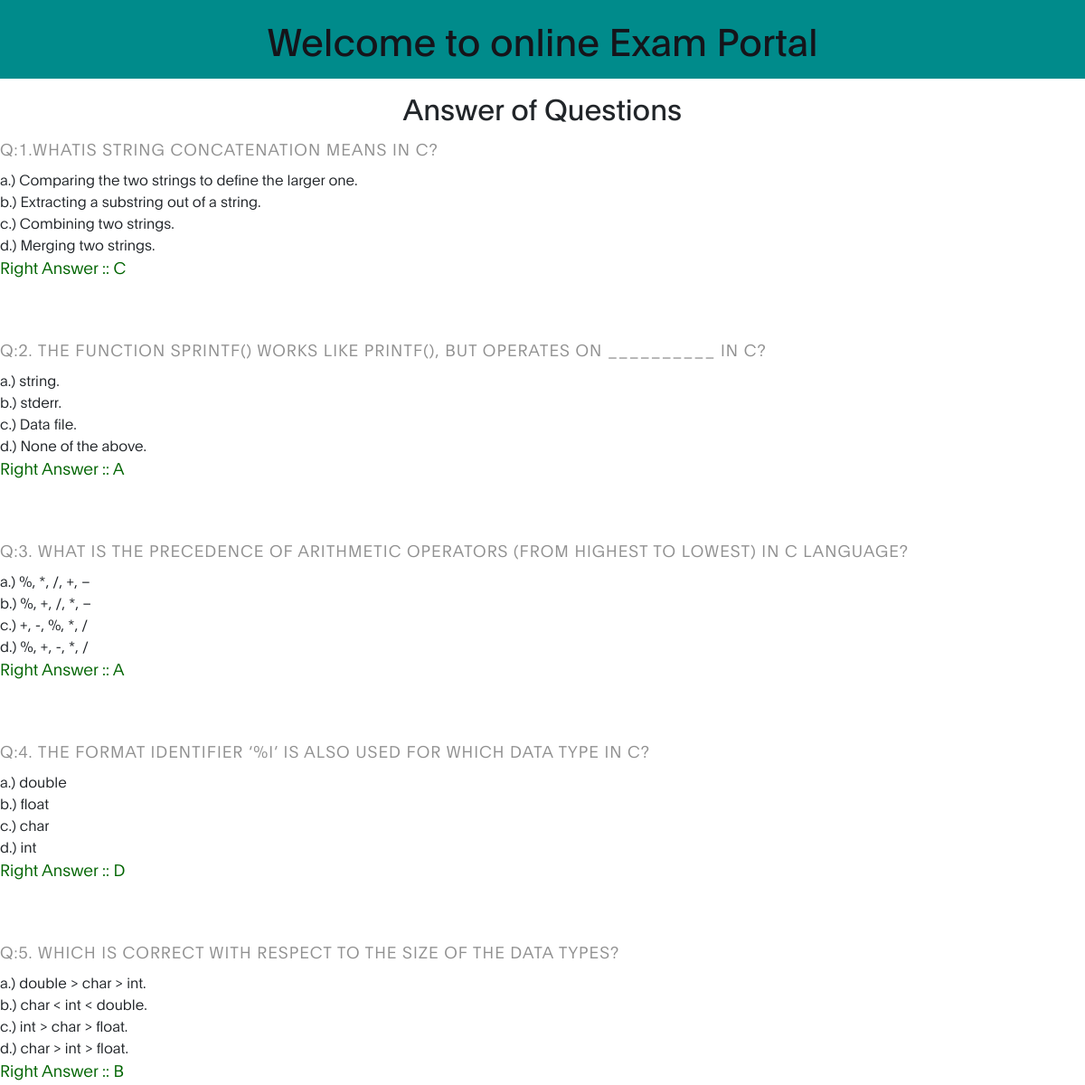
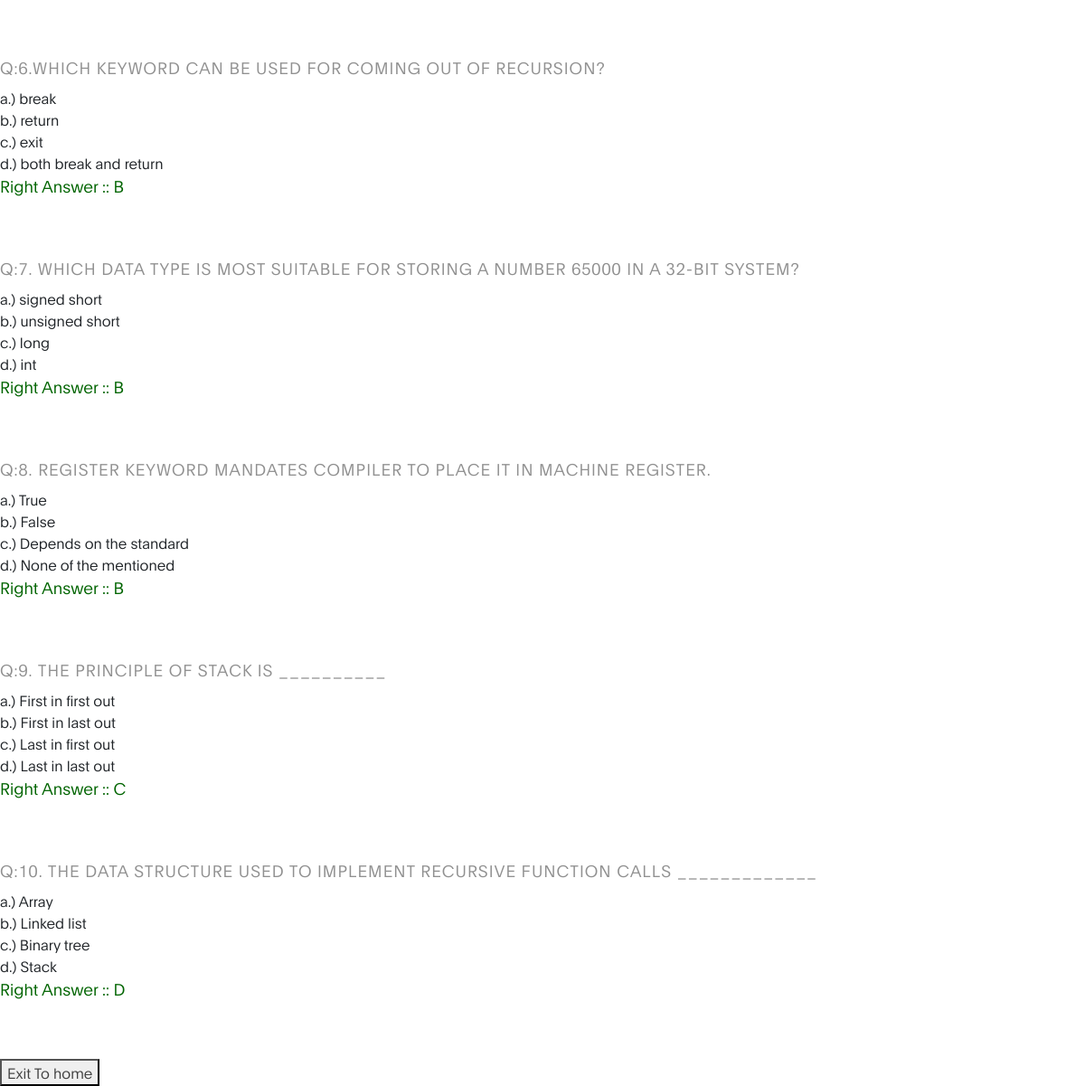
The page /result on the database its author committed (2 pictures, top to bottom).
### app/models.py (models this page shows, shortened)
class Question(models.Model):
    id = models.AutoField(primary_key=True, unique=True)
    exam_name = models.ForeignKey(Exams, on_delete=models.CASCADE)
    marks = models.PositiveIntegerField(default=0)
    question = models.TextField(max_length=500)
    option1 = models.CharField(max_length=100)
    option2 = models.CharField(max_length=100)
    option3 = models.CharField(max_length=100)
    option4 = models.CharField(max_length=100)
    choose = (('A', 'option1'), ('B', 'option2'), ('C', 'option3'), ('D', 'option4'))
    answer = models.CharField(max_length=1, choices=choose)

### app/views.py (the view)
# urls.py: path('result',views.result,name ='result'),
def result(request):
    exam = Exams.objects.all()
    ques = Question.objects.all()
    return render (request ,'result.html',{'exam' : exam , 'ques' : ques })

### templates/result.html (shortened to what this page needs)
{% load static %}
<!DOCTYPE html>
<html lang="en">
<head>
     <link rel="stylesheet" href="{% static 'css/bootstrap.min.css'%}">
     <link rel="stylesheet" href="{% static 'css/font-awesome.min.css' %}">
     <link rel="stylesheet" href="{% static 'css/aos.css' %}">
     <link rel="stylesheet" href="{% static 'css/owl.carousel.min.css' %}">
     <link rel="stylesheet" href="{% static 'css/owl.theme.default.min.css' %}">
     <link rel="stylesheet" href=" {% static 'css/templatemo-digital-trend.css' %}">
</head>
<body>
    <h1>Welcome to online Exam Portal</h1>
    <h2 style="text-align: center;">Answer of Questions</h2>
    {% for que in ques %}
     <h4>Q:{{que.question}}</h4>
     <form>
        a.) {{que.option1}} <br>
        b.) {{que.option2}} <br>
        c.) {{que.option3}} <br>
        d.) {{que.option4}} <br>
     </form>
     <p>Right Answer :: {{que.answer}}</p>
    <br>
    <br>
    {% endfor %}
    <button> <a href="home"> Exit To home </a>
    </button>
</body>
</html>

### static/css/templatemo-digital-trend.css (style rules this page uses)
:root { --primary-color: #057a8d; --secondary-color: #f1c111; --white-color: #ffffff; --dark-color: #171819; --project-bg: #f0f8ff; --menu-bg: #0c8195; --title-color: #15141a; --gray-color: #909090; --link-color: #404040; --p-color: #666262; --base-font-family: 'Plain-Light', sans-serif; --title-font-family: 'Plain-Regular', sans-serif; --font-bold-family: 'Plain-Bold', sans-serif; --font-weight-bold: bold; --h1-font-size: 42px; --h2-font-size: 32px; --h3-font-size: 24px; --p-font-size: 18px; --base-font-size: 16px; --menu-font-size: 14px; --border-radius-large: 100px; --border-radius-small: 5px; }
body { background: var(--white-color); font-family: var(--base-font-family); }
h1,h2,h3,h4,h5,h6 { font-family: var(--title-font-family); line-height: inherit; }
h1 { color: var(--title-color); font-size: var(--h1-font-size); }
h2 { font-size: var(--h2-font-size); font-weight: 100; }
h4 { color: var(--gray-color); font-family: var(--base-font-family); font-size: var(--p-font-size); letter-spacing: 1px; text-transform: uppercase; }
p { color: var(--p-color); font-size: var(--p-font-size); line-height: 1.5em; }
* { -webkit-box-sizing: border-box; -moz-box-sizing: border-box; box-sizing: border-box; }
*::before, *::after { -webkit-box-sizing: border-box; -moz-box-sizing: border-box; box-sizing: border-box; }
a { color: var(--link-color); font-weight: normal; text-decoration: none; }

### templates/result.html (style rules this page uses)
h1 { background-color: darkcyan; text-align: center; padding: 1%; }
p { color: darkgreen; }
button { align-items: center; align-content: center; }

### rows shown on the page
Question: question "1.WHATIS STRING CONCATENATION MEANS IN C?", option1 "Comparing the two strings to define the larger one.", option2 "Extracting a substring out of a string.", option3 "Combining two strings.", option4 "Merging two strings.", answer "C"
Question: question "2. THE FUNCTION SPRINTF() WORKS LIKE PRINTF(), BUT OPERATES ON __________ IN C?", option1 "string.", option2 "stderr.", option3 "Data file.", option4 "None of the above.", answer "A"
Question: question "3. WHAT IS THE PRECEDENCE OF ARITHMETIC OPERATORS (FROM HIGHEST TO LOWEST) IN C LANGUAGE?", option1 "%, *, /, +, –", option2 "%, +, /, *, –", option3 "+, -, %, *, /", option4 "%, +, -, *, /", answer "A"
Question: question "4. THE FORMAT IDENTIFIER ‘%I’ IS ALSO USED FOR WHICH DATA TYPE IN C?", option1 "double", option2 "float", option3 "char", option4 "int", answer "D"
Question: question "5. WHICH IS CORRECT WITH RESPECT TO THE SIZE OF THE DATA TYPES?", option1 "double > char > int.", option2 "char < int < double.", option3 "int > char > float.", option4 "char > int > float.", answer "B"
Question: question "6.WHICH KEYWORD CAN BE USED FOR COMING OUT OF RECURSION?", option1 "break", option2 "return", option3 "exit", option4 "both break and return", answer "B"
Question: question "7. WHICH DATA TYPE IS MOST SUITABLE FOR STORING A NUMBER 65000 IN A 32-BIT SYSTEM?", option1 "signed short", option2 "unsigned short", option3 "long", option4 "int", answer "B"
Question: question "8. REGISTER KEYWORD MANDATES COMPILER TO PLACE IT IN MACHINE REGISTER.", option1 "True", option2 "False", option3 "Depends on the standard", option4 "None of the mentioned", answer "B"
Question: question "9. THE PRINCIPLE OF STACK IS __________", option1 "First in first out", option2 "First in last out", option3 "Last in first out", option4 "Last in last out", answer "C"
Question: question "10. THE DATA STRUCTURE USED TO IMPLEMENT RECURSIVE FUNCTION CALLS _____________", option1 "Array", option2 "Linked list", option3 "Binary tree", option4 "Stack", answer "D"
